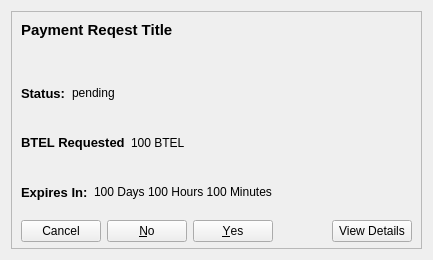
<?xml version="1.0" encoding="UTF-8"?>
<ui version="4.0">
 <class>CommunityFundDisplayPaymentRequest</class>
 <widget class="QWidget" name="CommunityFundDisplayPaymentRequest">
  <property name="geometry">
   <rect>
    <x>0</x>
    <y>0</y>
    <width>433</width>
    <height>260</height>
   </rect>
  </property>
  <property name="sizePolicy">
   <sizepolicy hsizetype="Maximum" vsizetype="Maximum">
    <horstretch>0</horstretch>
    <verstretch>0</verstretch>
   </sizepolicy>
  </property>
  <property name="minimumSize">
   <size>
    <width>433</width>
    <height>260</height>
   </size>
  </property>
  <property name="maximumSize">
   <size>
    <width>433</width>
    <height>260</height>
   </size>
  </property>
  <property name="windowTitle">
   <string>Form</string>
  </property>
  <layout class="QVBoxLayout" name="verticalLayout_2">
   <item>
    <widget class="QFrame" name="frame">
     <property name="sizePolicy">
      <sizepolicy hsizetype="Maximum" vsizetype="Maximum">
       <horstretch>0</horstretch>
       <verstretch>0</verstretch>
      </sizepolicy>
     </property>
     <property name="maximumSize">
      <size>
       <width>433</width>
       <height>433</height>
      </size>
     </property>
     <property name="frameShape">
      <enum>QFrame::StyledPanel</enum>
     </property>
     <property name="frameShadow">
      <enum>QFrame::Raised</enum>
     </property>
     <widget class="QLabel" name="title">
      <property name="geometry">
       <rect>
        <x>10</x>
        <y>10</y>
        <width>400</width>
        <height>50</height>
       </rect>
      </property>
      <property name="maximumSize">
       <size>
        <width>400</width>
        <height>50</height>
       </size>
      </property>
      <property name="font">
       <font>
        <pointsize>11</pointsize>
        <weight>75</weight>
        <bold>true</bold>
       </font>
      </property>
      <property name="text">
       <string>Payment Reqest Title</string>
      </property>
      <property name="alignment">
       <set>Qt::AlignLeading|Qt::AlignLeft|Qt::AlignTop</set>
      </property>
      <property name="wordWrap">
       <bool>true</bool>
      </property>
     </widget>
     <widget class="QWidget" name="">
      <property name="geometry">
       <rect>
        <x>10</x>
        <y>60</y>
        <width>391</width>
        <height>171</height>
       </rect>
      </property>
      <layout class="QVBoxLayout" name="verticalLayout">
       <item>
        <layout class="QHBoxLayout" name="horizontalLayout_4">
         <item>
          <widget class="QLabel" name="labelTitleStatus">
           <property name="sizePolicy">
            <sizepolicy hsizetype="Maximum" vsizetype="Preferred">
             <horstretch>0</horstretch>
             <verstretch>0</verstretch>
            </sizepolicy>
           </property>
           <property name="font">
            <font>
             <pointsize>10</pointsize>
             <weight>75</weight>
             <bold>true</bold>
            </font>
           </property>
           <property name="text">
            <string>Status:</string>
           </property>
          </widget>
         </item>
         <item>
          <widget class="QLabel" name="labelStatus">
           <property name="text">
            <string>pending</string>
           </property>
          </widget>
         </item>
        </layout>
       </item>
       <item>
        <layout class="QHBoxLayout" name="horizontalLayout_6">
         <item>
          <widget class="QLabel" name="labelTitleRequested">
           <property name="sizePolicy">
            <sizepolicy hsizetype="Maximum" vsizetype="Preferred">
             <horstretch>0</horstretch>
             <verstretch>0</verstretch>
            </sizepolicy>
           </property>
           <property name="font">
            <font>
             <pointsize>10</pointsize>
             <weight>75</weight>
             <bold>true</bold>
            </font>
           </property>
           <property name="text">
            <string>BTEL Requested</string>
           </property>
          </widget>
         </item>
         <item>
          <widget class="QLabel" name="labelRequested">
           <property name="text">
            <string>100 BTEL</string>
           </property>
          </widget>
         </item>
        </layout>
       </item>
       <item>
        <layout class="QHBoxLayout" name="horizontalLayout_5">
         <item>
          <widget class="QLabel" name="labelTitleDuration">
           <property name="sizePolicy">
            <sizepolicy hsizetype="Maximum" vsizetype="Preferred">
             <horstretch>0</horstretch>
             <verstretch>0</verstretch>
            </sizepolicy>
           </property>
           <property name="font">
            <font>
             <pointsize>10</pointsize>
             <weight>75</weight>
             <bold>true</bold>
            </font>
           </property>
           <property name="text">
            <string>Expires In:</string>
           </property>
          </widget>
         </item>
         <item>
          <widget class="QLabel" name="labelDuration">
           <property name="text">
            <string>100 Days 100 Hours 100 Minutes</string>
           </property>
          </widget>
         </item>
        </layout>
       </item>
       <item>
        <layout class="QHBoxLayout" name="horizontalLayout">
         <item>
          <widget class="QDialogButtonBox" name="buttonBoxVote">
           <property name="layoutDirection">
            <enum>Qt::RightToLeft</enum>
           </property>
           <property name="standardButtons">
            <set>QDialogButtonBox::Cancel|QDialogButtonBox::No|QDialogButtonBox::Yes</set>
           </property>
          </widget>
         </item>
         <item>
          <widget class="QPushButton" name="pushButtonDetails">
           <property name="text">
            <string>View Details</string>
           </property>
          </widget>
         </item>
        </layout>
       </item>
      </layout>
     </widget>
     <zorder>title</zorder>
     <zorder></zorder>
     <zorder>labelRequested</zorder>
     <zorder></zorder>
     <zorder></zorder>
    </widget>
   </item>
  </layout>
 </widget>
 <resources/>
 <connections/>
</ui>
